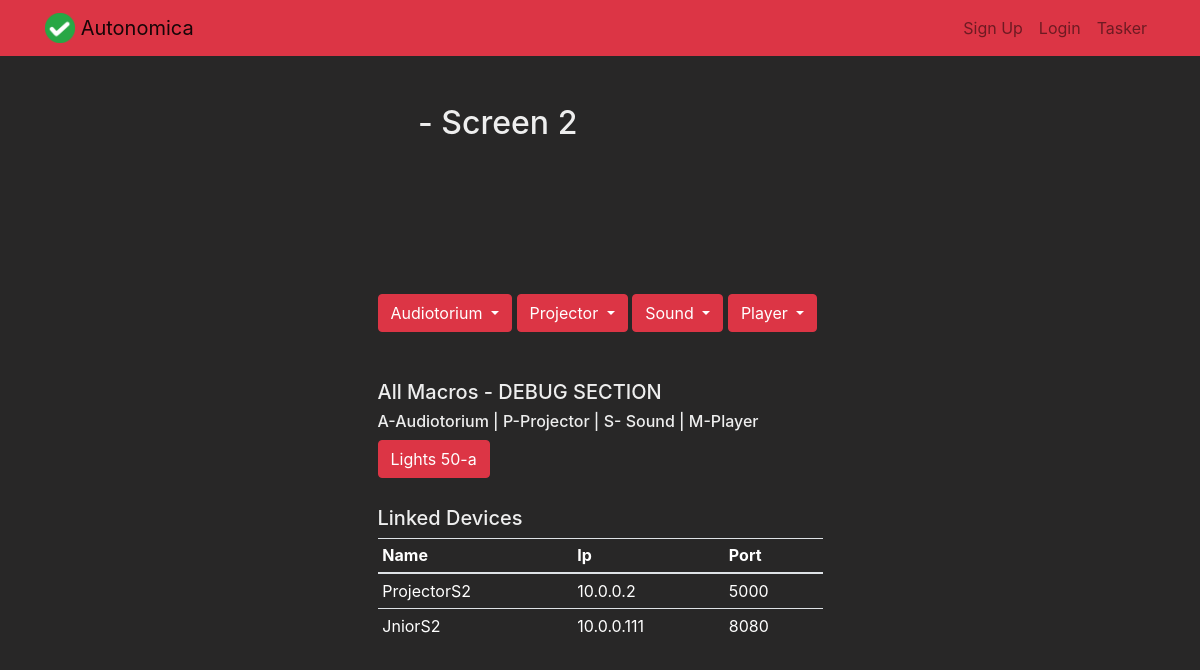
The page /screen/fullscreen/2 on the database its author committed.
### autonomica/models.py (models this page shows, shortened)
class Screen(models.Model):
    title = models.CharField(max_length=100)
    location = models.CharField(max_length=100, blank=True)
    created = models.DateTimeField(auto_now_add=True)
    enabled = models.BooleanField(default=False)
    user = models.ForeignKey(User, on_delete=models.CASCADE)

class Macro(models.Model):
    CATEGORY = (
        ('p', 'Projector'),
        ('s', 'Sound'),
        ('a', 'Audiotorium'),
        ('m', 'MediaBlock'),
    )
    CATEGORY_JNIOR = (
        ('n', 'None'),
        ('c', 'Cinema Application'),
        ('t', 'Tasker Application'),
    )
    screen = models.ForeignKey(Screen, on_delete=models.CASCADE, help_text="Related to screen.")
    device = models.ForeignKey(Device, on_delete=models.CASCADE, null=True, help_text="Device category.")
    name = models.CharField(max_length=100, help_text="Public name.")
    command = models.CharField(max_length=100, help_text="System command.")
    termination = models.CharField(max_length=100, blank=True, help_text="Termination String if any.")
    category = models.CharField(max_length=100, choices=CATEGORY, default='p', )
    jnior = models.CharField(max_length=100, choices=CATEGORY_JNIOR, default='n', help_text="Use if macro is amed for Tasker or Cinema Application." )

class Device(models.Model):
    screen = models.ForeignKey(Screen, on_delete=models.CASCADE)
    name = models.CharField(max_length=100)
    ip = models.CharField(max_length=100)
    port = models.CharField(max_length=100)
    cinema = models.BooleanField(default=False, blank=True, help_text="If Jnior is Cinema Application installed?")
    tasker = models.BooleanField(default=False, blank=True, help_text="If Jnior is Tasker Application installed?")

### autonomica/views.py (the view, shortened to what this page needs)
# urls.py: path('screen/fullscreen/<int:screen_pk>', views.fullscreen, name='fullscreen'),
def fullscreen(request, screen_pk):
    screen = get_object_or_404(Screen, pk=screen_pk)
    macro = Macro.objects.filter(screen_id=screen_pk).order_by('-name')
    device = Device.objects.filter(screen_id=screen_pk).order_by('-name')
    if request.method == 'GET':
        formS = ScreenForm(instance=screen)
        return render(request, 'autonomica/fullscreen.html', {'screen': screen, 'form': formS, 'macros': macro, 'devices': device})

### templates/autonomica/fullscreen.html (shortened to what this page needs)
{% extends "autonomica/basefullscreen.html" %}
{% block content %}
    <div class="row justify-content-center mt-5">
        <div class="col-md-5">
            <h2><div class="spinner-grow text-success text-success" role="status"></div> - {{ screen.title }}</h2>
        </div>
    </div>
    <br>
    <div class="row justify-content-center mt-5">
        <div class="col-md-5">
            <br>
            <div>
                <div class="btn-group">
                    <button type="button" class="btn btn-danger dropdown-toggle" data-toggle="dropdown"
                            aria-haspopup="true" aria-expanded="false">
                        Audiotorium
                    </button>
                </div>
                <div class="btn-group">
                    <button type="button" class="btn btn-danger dropdown-toggle" data-toggle="dropdown"
                            aria-haspopup="true" aria-expanded="false">
                        Projector
                    </button>
                </div>
                <div class="btn-group">
                    <button type="button" class="btn btn-danger dropdown-toggle" data-toggle="dropdown"
                            aria-haspopup="true" aria-expanded="false">
                        Sound
                    </button>
                </div>
                <div class="btn-group">
                    <button type="button" class="btn btn-danger dropdown-toggle" data-toggle="dropdown"
                            aria-haspopup="true" aria-expanded="false">
                        Player
                    </button>
                </div>
            </div>
            <br>
            <br>
            <div>
                <h5>All Macros - DEBUG SECTION</h5>
                <h6>A-Audiotorium | P-Projector | S- Sound | M-Player </h6>
                <div>
                    {% for macro in macros %}
                        <button type="button" class="btn btn-danger mb-1"
                                onclick="null">{{ macro.name }}-{{ macro.category }}</button>
                    {% endfor %}
                </div>
            </div>
            <br>
            <h5>Linked Devices</h5>
            <table class="table table-sm">
                <thead>
                <tr>
                    <th scope="col">Name</th>
                    <th scope="col">Ip</th>
                    <th scope="col">Port</th>
                </tr>
                </thead>
                <tbody>
                {% for device in devices %}
                    <tr>
                        <td>{{ device.name }}</td>
                        <td>{{ device.ip }}</td>
                        <td>{{ device.port }}</td>
                    </tr>
                {% endfor %}
                </tbody>
            </table>
        </div>
    </div>
{% endblock %}

### autonomica/static/todo/style.css (style rules this page uses)
body { background-color: rgb(40, 39, 39); }
h2 { color: #eeeeee; }
h5 { color: #eeeeee; }
h6 { color: #eeeeee; }
thead th { color: white; }
tbody td { color: white; }

### rows shown on the page
Screen: title "Screen 2"
Macro: name "Lights 50", category "a"
Device: name "ProjectorS2", ip "10.0.0.2", port "5000"
Device: name "JniorS2", ip "10.0.0.111", port "8080"
